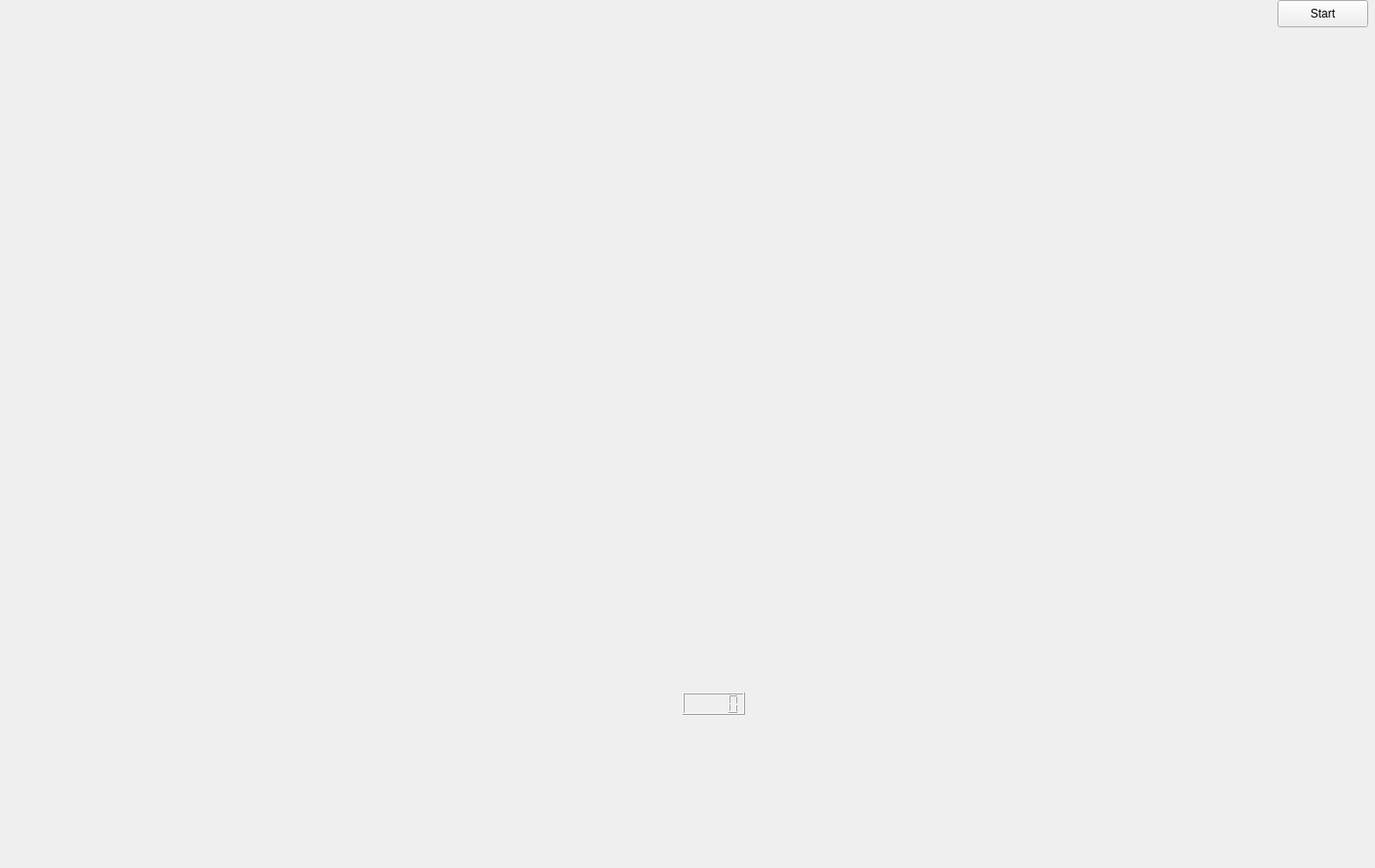
<?xml version="1.0" encoding="UTF-8"?>
<ui version="4.0">
 <class>Widget</class>
 <widget class="QWidget" name="Widget">
  <property name="geometry">
   <rect>
    <x>0</x>
    <y>0</y>
    <width>1410</width>
    <height>890</height>
   </rect>
  </property>
  <property name="windowTitle">
   <string>Form</string>
  </property>
  <widget class="QLabel" name="label_2">
   <property name="geometry">
    <rect>
     <x>30</x>
     <y>10</y>
     <width>71</width>
     <height>71</height>
    </rect>
   </property>
   <property name="text">
    <string/>
   </property>
   <property name="pixmap">
    <pixmap resource="Resource.qrc">:/images/car.png</pixmap>
   </property>
  </widget>
  <widget class="QPushButton" name="pushButton">
   <property name="geometry">
    <rect>
     <x>1310</x>
     <y>0</y>
     <width>93</width>
     <height>28</height>
    </rect>
   </property>
   <property name="text">
    <string>Start</string>
   </property>
  </widget>
  <widget class="QLCDNumber" name="lcdNumber">
   <property name="geometry">
    <rect>
     <x>700</x>
     <y>710</y>
     <width>64</width>
     <height>23</height>
    </rect>
   </property>
  </widget>
  <widget class="QLabel" name="Green_Led">
   <property name="geometry">
    <rect>
     <x>660</x>
     <y>710</y>
     <width>30</width>
     <height>30</height>
    </rect>
   </property>
   <property name="text">
    <string/>
   </property>
   <property name="pixmap">
    <pixmap resource="Resource.qrc">:/images/green.jpg</pixmap>
   </property>
  </widget>
  <widget class="QLabel" name="Yellow_Led">
   <property name="geometry">
    <rect>
     <x>660</x>
     <y>710</y>
     <width>30</width>
     <height>30</height>
    </rect>
   </property>
   <property name="text">
    <string/>
   </property>
   <property name="pixmap">
    <pixmap resource="Resource.qrc">:/images/yellow.jpg</pixmap>
   </property>
  </widget>
  <widget class="QLabel" name="Red_Led">
   <property name="geometry">
    <rect>
     <x>660</x>
     <y>710</y>
     <width>30</width>
     <height>30</height>
    </rect>
   </property>
   <property name="text">
    <string/>
   </property>
   <property name="pixmap">
    <pixmap resource="Resource.qrc">:/images/red.jpg</pixmap>
   </property>
  </widget>
  <zorder>label_2</zorder>
  <zorder>pushButton</zorder>
  <zorder>lcdNumber</zorder>
  <zorder>Yellow_Led</zorder>
  <zorder>Green_Led</zorder>
  <zorder>Red_Led</zorder>
 </widget>
 <resources>
  <include location="Resource.qrc"/>
 </resources>
 <connections/>
</ui>
